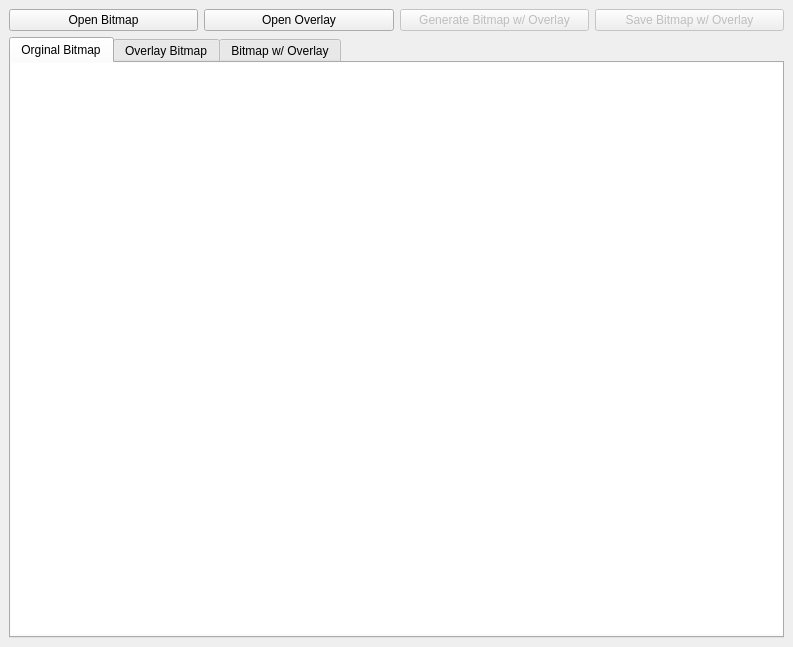
<?xml version="1.0" encoding="UTF-8"?>
<ui version="4.0">
 <class>OverlayWindow</class>
 <widget class="QMainWindow" name="OverlayWindow">
  <property name="geometry">
   <rect>
    <x>0</x>
    <y>0</y>
    <width>793</width>
    <height>647</height>
   </rect>
  </property>
  <property name="sizePolicy">
   <sizepolicy hsizetype="Fixed" vsizetype="Fixed">
    <horstretch>0</horstretch>
    <verstretch>0</verstretch>
   </sizepolicy>
  </property>
  <property name="minimumSize">
   <size>
    <width>793</width>
    <height>647</height>
   </size>
  </property>
  <property name="maximumSize">
   <size>
    <width>793</width>
    <height>647</height>
   </size>
  </property>
  <property name="windowTitle">
   <string>MainWindow</string>
  </property>
  <widget class="QWidget" name="centralwidget">
   <layout class="QGridLayout" name="gridLayout">
    <item row="0" column="0">
     <layout class="QHBoxLayout" name="horizontalLayout">
      <item>
       <widget class="QPushButton" name="btnOpenBitmap">
        <property name="text">
         <string>Open Bitmap</string>
        </property>
       </widget>
      </item>
      <item>
       <widget class="QPushButton" name="btnOpenOverlay">
        <property name="text">
         <string>Open Overlay</string>
        </property>
       </widget>
      </item>
      <item>
       <widget class="QPushButton" name="btnGenerateOverlaid">
        <property name="enabled">
         <bool>false</bool>
        </property>
        <property name="text">
         <string>Generate Bitmap w/ Overlay</string>
        </property>
       </widget>
      </item>
      <item>
       <widget class="QPushButton" name="btnSaveBitmap">
        <property name="enabled">
         <bool>false</bool>
        </property>
        <property name="text">
         <string>Save Bitmap w/ Overlay</string>
        </property>
       </widget>
      </item>
     </layout>
    </item>
    <item row="1" column="0">
     <widget class="QTabWidget" name="tabWidget">
      <property name="currentIndex">
       <number>0</number>
      </property>
      <widget class="QWidget" name="tab">
       <attribute name="title">
        <string>Orginal Bitmap</string>
       </attribute>
       <widget class="QGraphicsView" name="gfxBitmap">
        <property name="geometry">
         <rect>
          <x>0</x>
          <y>0</y>
          <width>771</width>
          <height>571</height>
         </rect>
        </property>
        <property name="frameShape">
         <enum>QFrame::NoFrame</enum>
        </property>
        <property name="frameShadow">
         <enum>QFrame::Plain</enum>
        </property>
        <property name="lineWidth">
         <number>0</number>
        </property>
       </widget>
      </widget>
      <widget class="QWidget" name="tab_2">
       <attribute name="title">
        <string>Overlay Bitmap</string>
       </attribute>
       <widget class="QGraphicsView" name="gfxOverlay">
        <property name="geometry">
         <rect>
          <x>0</x>
          <y>0</y>
          <width>771</width>
          <height>571</height>
         </rect>
        </property>
        <property name="frameShape">
         <enum>QFrame::NoFrame</enum>
        </property>
        <property name="frameShadow">
         <enum>QFrame::Plain</enum>
        </property>
        <property name="lineWidth">
         <number>0</number>
        </property>
       </widget>
      </widget>
      <widget class="QWidget" name="tab_3">
       <attribute name="title">
        <string>Bitmap w/ Overlay</string>
       </attribute>
       <widget class="QGraphicsView" name="gfxOverlaid">
        <property name="geometry">
         <rect>
          <x>0</x>
          <y>0</y>
          <width>771</width>
          <height>571</height>
         </rect>
        </property>
       </widget>
      </widget>
     </widget>
    </item>
   </layout>
  </widget>
 </widget>
 <resources/>
 <connections/>
</ui>
